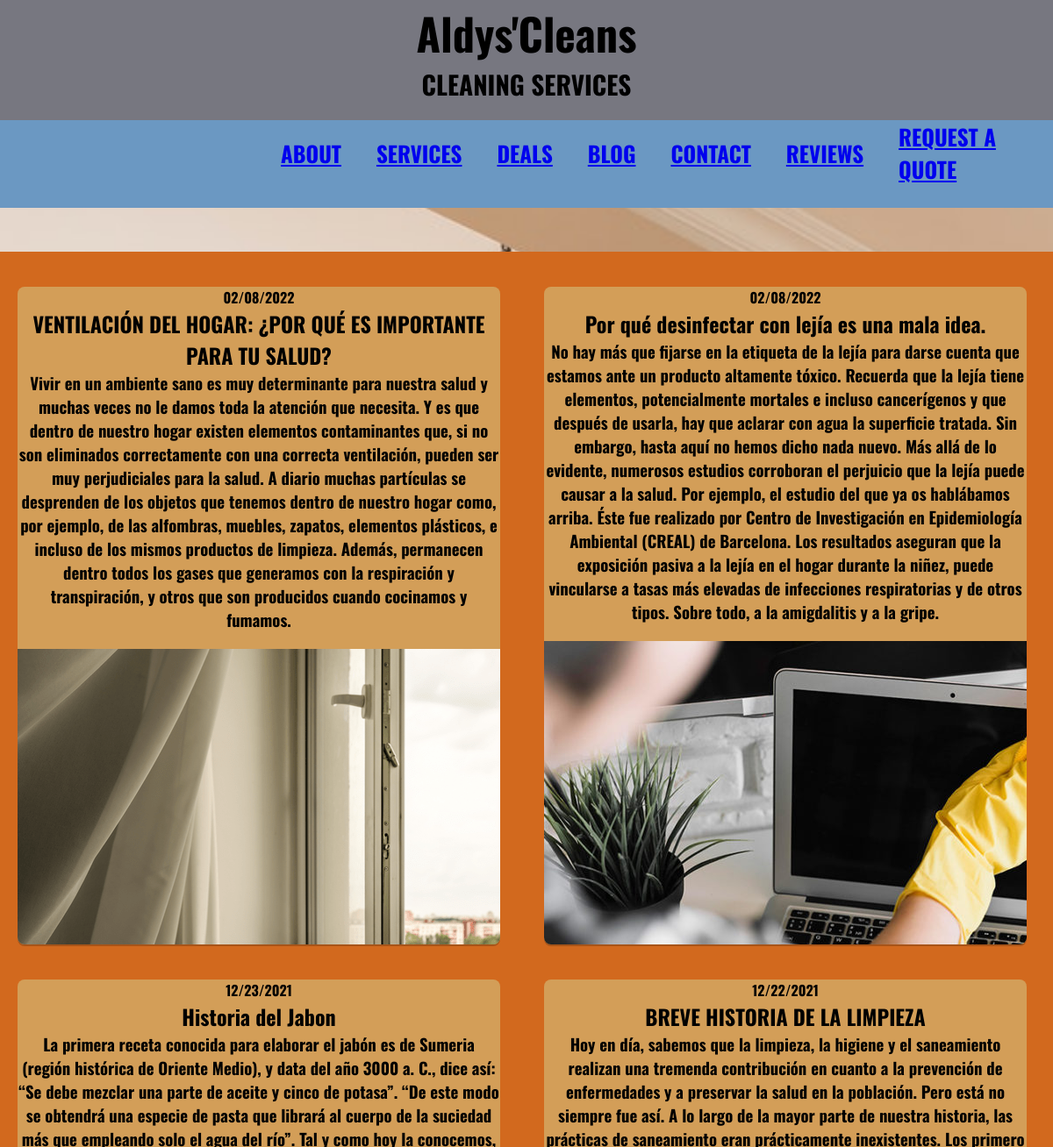
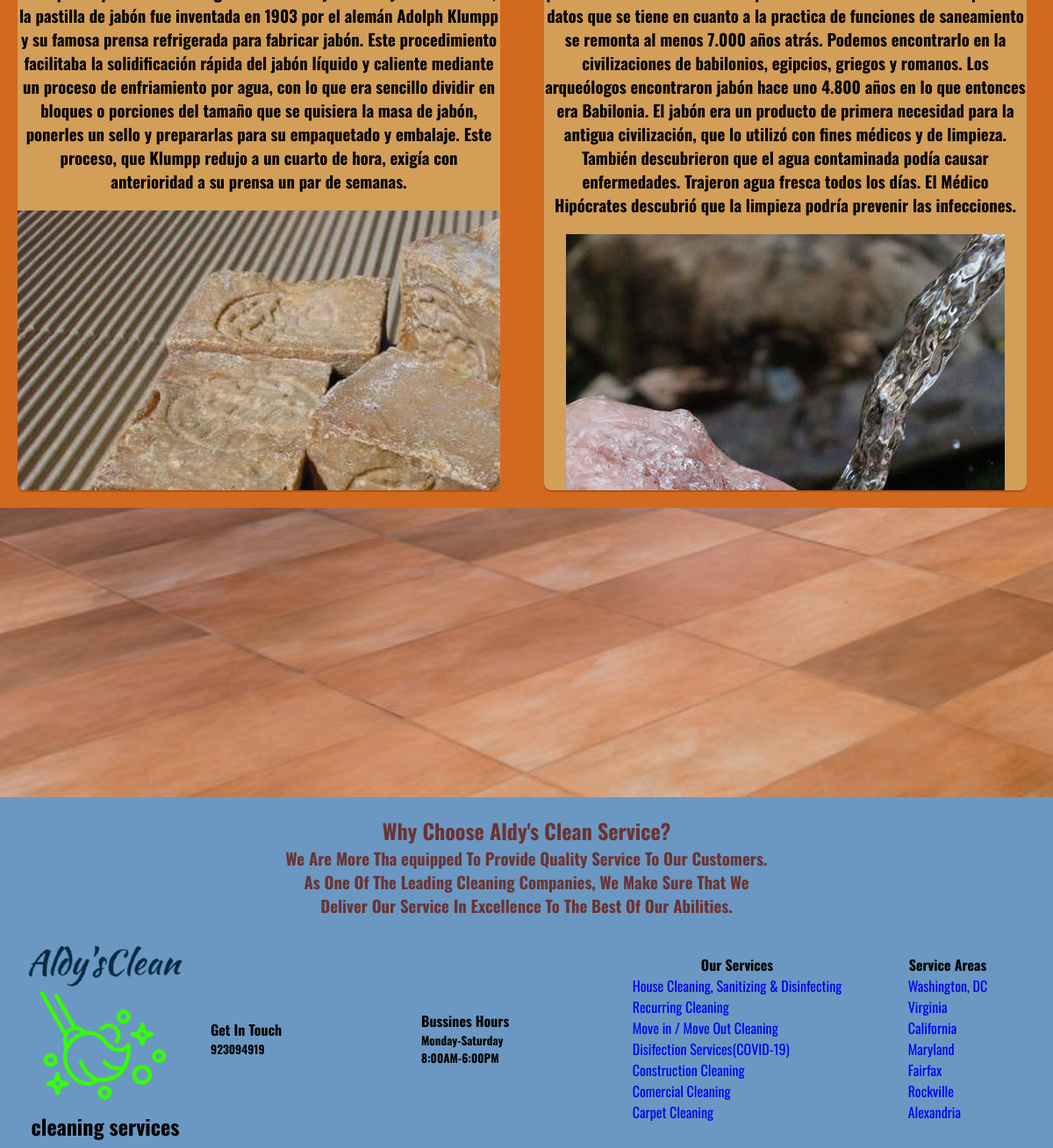
Screenshot of /blog/ with the database file from the repository (2 pictures, top to bottom).
### blog/models.py (models this page shows, shortened)
class Post(models.Model):
    title=models.CharField(max_length=200,verbose_name="Titulo")
    content=models.TextField(verbose_name="Contenido")
    published=models.DateTimeField(verbose_name="Fecha de publicacion", default=timezone.now())
    image=models.ImageField(verbose_name="Imagen", upload_to="blog", null=True, blank=True)
    author=models.ForeignKey(User, verbose_name="Autor", on_delete=models.CASCADE)
    categories= models.ManyToManyField(Category, verbose_name="Categorias", related_name="get_posts")
    created=models.DateTimeField(auto_now_add=True, verbose_name="Fecha de creacion")
    updated=models.DateTimeField(auto_now=True, verbose_name="Fecha de edicion")
    class Meta:
        verbose_name="entrada"
        verbose_name_plural="entradas"
        ordering=['-created']

### blog/views.py (the view)
# urls.py: path('', views.blog, name="blog"),
def blog(request):
    posts=Post.objects.all()
    return render(request,"blog/blog.html",{'posts':posts})

### blog/templates/blog/blog.html (shortened to what this page needs)
{% extends "core/base.html" %}
{% load static %}
{% block content %}
        <div class="services1">
            {% for post  in posts %}
                <div class="interna">
                    <h4>{{post.published|date:"SHORT_DATE_FORMAT"}}</h4>
                    <h2>{{post.title}}</h2>
                    <h3>{{post.content}}</h3>
                    <p class="foto"><img src="{{post.image.url}}"></p>
                </div>
            {% endfor %}
        </div>
{% endblock %}

### core/static/core/css/styles.css (style rules this page uses)
* { box-sizing: border-box; margin: 0; padding: 0; }
body { font-family:'Oswald', sans-serif; min-height: 100%; background-image: url(../img/casa_limpia.jpg); background-repeat: no-repeat; background-attachment: fixed; background-size: cover; height: 10em; }

### blog/templates/blog/blog.html (style rules this page uses)
.services1 { display: grid; grid-template-columns: 50% 50%; background-color:chocolate; padding-top: 20px; margin-top:50px; }
.services1 .interna { width: 550px; height: 750px; border-radius: 8px; box-shadow: 0 2px rgba(0,0,0,0.2); overflow:hidden; margin: 20px; text-align: center; transition: all 0.25s; background-color: rgb(211, 158, 88); }
.foto { padding-top:20px; }

### rows the page displays
Post: published "02/08/2022", title "VENTILACIÓN DEL HOGAR: ¿POR QUÉ ES IMPORTANTE PARA TU SALUD?", content "Vivir en un ambiente sano es muy determinante para nuestra salud y muchas veces no le damos toda la atención que necesita. Y es que dentro de nuestro hogar existen elementos contaminantes que, si no son eliminados correctamente con una correcta ventilación, pueden ser muy perjudiciales para la salud. A diario muchas partículas se desprenden de los objetos que tenemos dentro de nuestro hogar como, por ejemplo, de las alfombras, muebles, zapatos, elementos plásticos, e incluso de los mismos productos de limpieza. Además, permanecen dentro todos los gases que generamos con la respiración y transpiración, y otros que son producidos cuando cocinamos y fumamos.", image (picture)
Post: published "02/08/2022", title "Por qué desinfectar con lejía es una mala idea.", content "No hay más que fijarse en la etiqueta de la lejía para darse cuenta que estamos ante un producto altamente tóxico. Recuerda que la lejía tiene elementos, potencialmente mortales e incluso cancerígenos y que después de usarla, hay que aclarar con agua la superficie tratada. Sin embargo, hasta aquí no hemos dicho nada nuevo. Más allá de lo evidente, numerosos estudios corroboran el perjuicio que la lejía puede causar a la salud. Por ejemplo, el estudio del que ya os hablábamos arriba. Éste fue realizado por Centro de Investigación en Epidemiología Ambiental (CREAL) de Barcelona. Los resultados aseguran que la exposición pasiva a la lejía en el hogar durante la niñez, puede vincularse a tasas…", image (picture)
Post: published "12/23/2021", title "Historia del Jabon", content "La primera receta conocida para elaborar el jabón es de Sumeria (región histórica de Oriente Medio), y data del año 3000 a. C., dice así: “Se debe mezclar una parte de aceite y cinco de potasa”. “De este modo se obtendrá una especie de pasta que librará al cuerpo de la suciedad más que empleando solo el agua del río”. Tal y como hoy la conocemos, la pastilla de jabón fue inventada en 1903 por el alemán Adolph Klumpp y su famosa prensa refrigerada para fabricar jabón. Este procedimiento facilitaba la solidificación rápida del jabón líquido y caliente mediante un proceso de enfriamiento por agua, con lo que era sencillo dividir en bloques o porciones del tamaño que se quisiera la masa de…", image (picture)
Post: published "12/22/2021", title "BREVE HISTORIA DE LA LIMPIEZA", content "Hoy en día, sabemos que la limpieza, la higiene y el saneamiento realizan una tremenda contribución en cuanto a la prevención de enfermedades y a preservar la salud en la población. Pero está no siempre fue así. A lo largo de la mayor parte de nuestra historia, las prácticas de saneamiento eran prácticamente inexistentes. Los primero datos que se tiene en cuanto a la practica de funciones de saneamiento se remonta al menos 7.000 años atrás. Podemos encontrarlo en la civilizaciones de babilonios, egipcios, griegos y romanos. Los arqueólogos encontraron jabón hace uno 4.800 años en lo que entonces era Babilonia. El jabón era un producto de primera necesidad para la antigua civilización, que…", image (picture)
